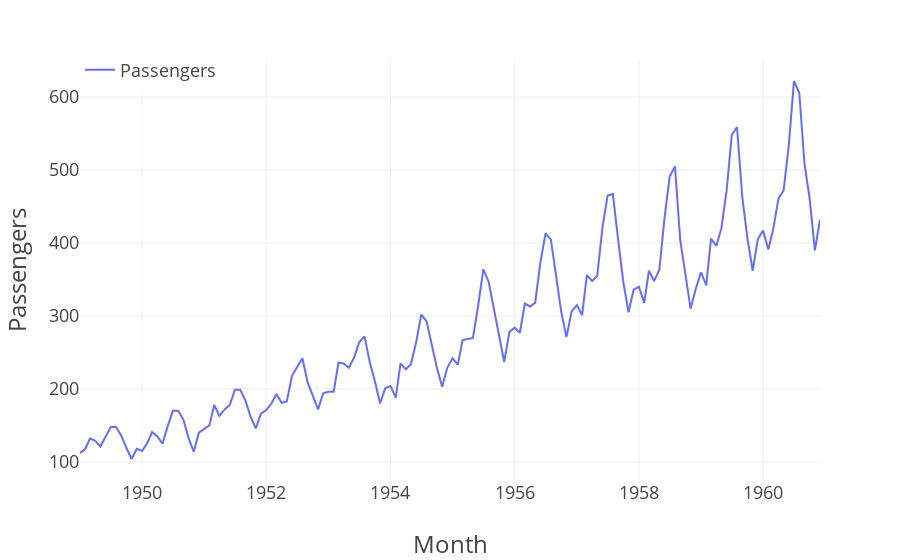

This figure's notebook cell:
### Code cell
# %% [markdown]
# # How to use PyTorch LSTMs for time series regression

# %% [markdown]
# # Data

# %% [markdown]
# 1. Download the Air Passengers data.
# 2. Load the Air Passengers data into a DataFrame.

# %%
import pandas as pd

df = pd.read_csv("data-sets/BTC-USD-2018-2023.csv", index_col="Date", parse_dates=True)
df.rename(columns={'#Passengers': ''}, inplace=True)

# %%
import plotly.express as px
import plotly.graph_objects as go
import plotly.io as pio
pio.templates.default = "plotly_white"

plot_template = dict(
    layout=go.Layout({
        "font_size": 18,
        "xaxis_title_font_size": 24,
        "yaxis_title_font_size": 24})
)

fig = px.line(df, labels=dict(index="Date", value="Passengers"))
fig.update_layout(
  template=plot_template, legend=dict(orientation='h', y=1.02, title_text="")
)
fig.show()

# %% [markdown]
# ## Create the target variable

# %%
forecast_lead = 1
target = f"lead{forecast_lead}"

df[target] = df["Passengers"].shift(-forecast_lead)
df = df.iloc[:-forecast_lead]

# %% [markdown]
# ## Create a hold-out test set and preprocess the data

# %%
test_start = "1958-01-01"

df_train = df.loc[:test_start].copy()
df_test = df.loc[test_start:].copy()

print("Test set fraction:", len(df_test) / len(df))

# %% [markdown]
# ## Standardize the features and target, based on the training set

# %%
target_mean = df_train[target].mean()
target_stdev = df_train[target].std()

df_train["Passengers"] = (df_train["Passengers"] - target_mean) / target_stdev
df_test["Passengers"] = (df_test["Passengers"] - target_mean) / target_stdev

df_train[target] = (df_train[target] - target_mean) / target_stdev
df_test[target] = (df_test[target] - target_mean) / target_stdev

# %% [markdown]
# ## Create datasets that PyTorch `DataLoader` can work with

# %%
import torch
from torch.utils.data import Dataset

class SequenceDataset(Dataset):
    def __init__(self, dataframe, target, sequence_length=5):
        self.target = target
        self.sequence_length = sequence_length
        self.y = torch.tensor(dataframe[self.target].values).float()
        self.X = torch.tensor(dataframe['Passengers'].values).float().unsqueeze(1)

    def __len__(self):
        return self.X.shape[0]

    def __getitem__(self, i): 
        if i >= self.sequence_length - 1:
            i_start = i - self.sequence_length + 1
            x = self.X[i_start:(i + 1), :]
        else:
            padding = self.X[0].repeat(self.sequence_length - i - 1, 1)
            x = self.X[0:(i + 1), :]
            x = torch.cat((padding, x), 0)

        return x, self.y[i]
        
# Continue the rest of the code as before

### Figure 1 — Plotly figure (JSON) as saved in the notebook; plotly's stock layout.template omitted (floating-point values rounded to 4 significant figures; data arrays with more than 128 entries replaced by an {"elided": "..."} marker saying what was removed)
{"data": [{"hovertemplate": "variable=Passengers<br>Month=%{x}<br>Passengers=%{y}<extra></extra>", "legendgroup": "Passengers", "line": {"color": "#636efa", "dash": "solid"}, "marker": {"symbol": "circle"}, "mode": "lines", "name": "Passengers", "orientation": "v", "showlegend": true, "type": "scatter", "x": {"elided": "144 str values"}, "xaxis": "x", "y": {"elided": "144 int values"}, "yaxis": "y"}], "layout": {"legend": {"orientation": "h", "title": {"text": ""}, "tracegroupgap": 0, "y": 1.02}, "margin": {"t": 60}, "xaxis": {"anchor": "y", "domain": [0, 1], "title": {"text": "Month"}}, "yaxis": {"anchor": "x", "domain": [0, 1], "title": {"text": "Passengers"}}}}
